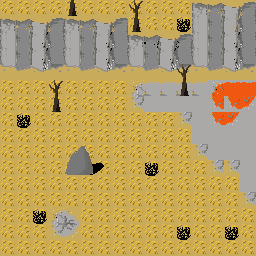

Rendered tile map (Tiled .tmx) drawn with the repository's tilesets; below, a short description and the map source with its tile grids summarised:
An orthogonal 16x16 tile map with 16x16 px tiles, 3 tile layers (tile1, tile2, blocker).

<map version="1.0" tiledversion="1.0.2" orientation="orthogonal" renderorder="right-down" width="16" height="16" tilewidth="16" tileheight="16" nextobjectid="1">
 <tileset firstgid="1" name="test_tileset" tilewidth="16" tileheight="16" tilecount="256" columns="16">
  <image source="test_tileset.png" width="256" height="256" />
 </tileset>
 <layer name="tile1" width="16" height="16">
  <data>[256 cells, 224 non-empty, 15 distinct tile ids]</data>
 </layer>
 <layer name="tile2" width="16" height="16">
  <data>[256 cells, 7 non-empty, 2 distinct tile ids]</data>
 </layer>
 <layer name="blocker" width="16" height="16">
  <data>[256 cells, 59 non-empty, 14 distinct tile ids]</data>
 </layer>
</map>